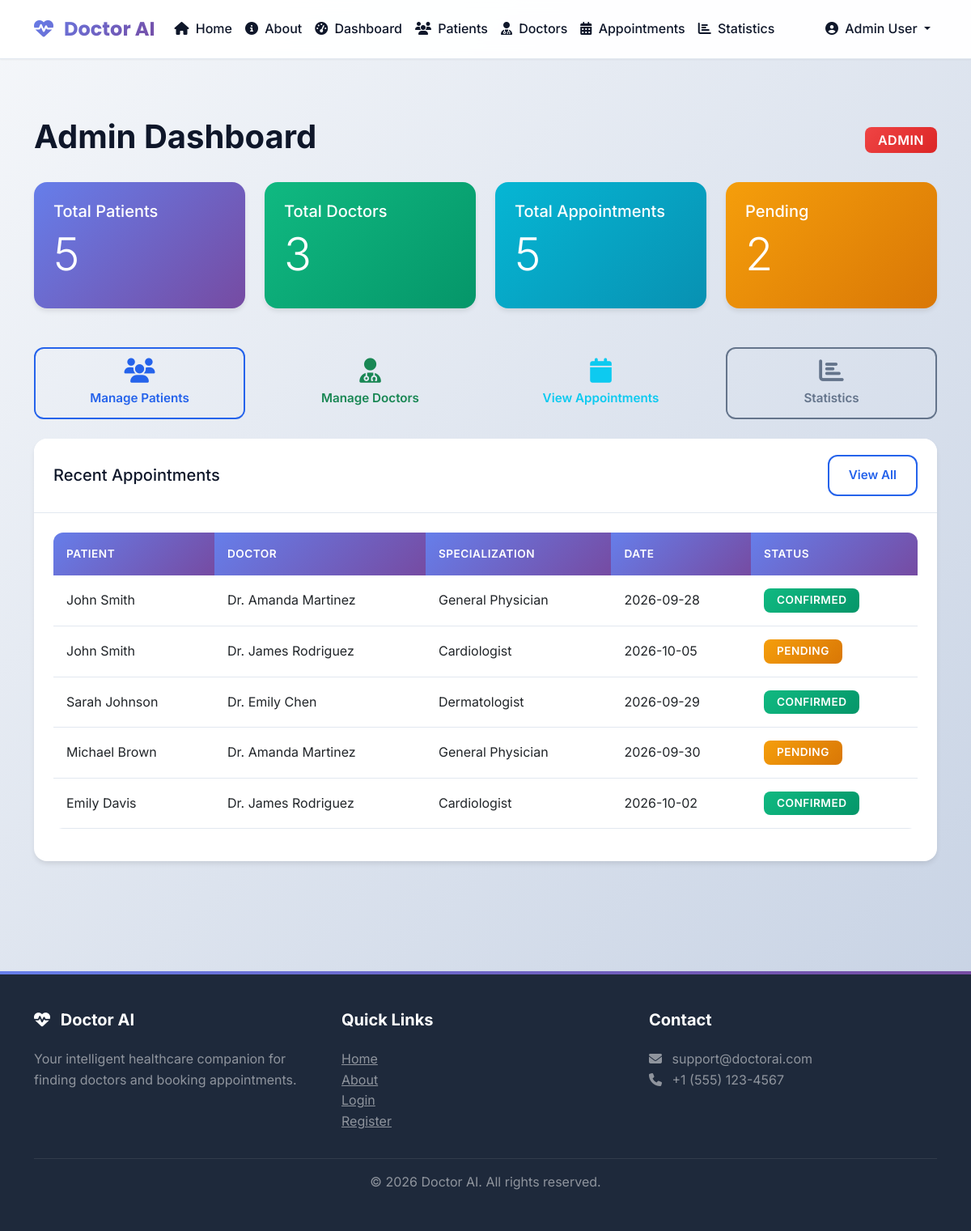
/admin/dashboard (signed in), run on the app's committed database.
### tables this page shows
CREATE TABLE appointments (
            appointment_id INTEGER PRIMARY KEY AUTOINCREMENT,
            patient_id INTEGER NOT NULL,
            doctor_id INTEGER NOT NULL,
            appointment_date DATE NOT NULL,
            appointment_time TEXT NOT NULL,
            reason TEXT,
            status TEXT DEFAULT 'pending' CHECK(status IN ('pending', 'confirmed', 'completed', 'cancelled')),
            created_at TIMESTAMP DEFAULT CURRENT_TIMESTAMP,
            updated_at TIMESTAMP DEFAULT CURRENT_TIMESTAMP,
            FOREIGN KEY (patient_id) REFERENCES patients(patient_id) ON DELETE CASCADE,
            FOREIGN KEY (doctor_id) REFERENCES doctors(doctor_id) ON DELETE CASCADE
        );

CREATE TABLE users (
            user_id INTEGER PRIMARY KEY AUTOINCREMENT,
            name TEXT NOT NULL,
            email TEXT UNIQUE NOT NULL,
            password_hash TEXT NOT NULL,
            role TEXT NOT NULL CHECK(role IN ('patient', 'doctor', 'admin')),
            phone TEXT,
            created_at TIMESTAMP DEFAULT CURRENT_TIMESTAMP
        );

CREATE TABLE doctors (
            doctor_id INTEGER PRIMARY KEY AUTOINCREMENT,
            user_id INTEGER UNIQUE NOT NULL,
            specialization TEXT NOT NULL,
            qualification TEXT,
            experience INTEGER,
            hospital TEXT,
            location TEXT,
            consultation_fee REAL,
            bio TEXT,
            is_verified BOOLEAN DEFAULT 0,
            FOREIGN KEY (user_id) REFERENCES users(user_id) ON DELETE CASCADE
        );

### routes/admin.py (the view)
@bp.route('/dashboard')
@login_required
def dashboard():
    connection = None
    stats = {}
    recent_appointments = []
    try:
        connection = get_db_connection()
        cursor = get_dict_cursor(connection)
        cursor.execute("SELECT COUNT(*) as total FROM users WHERE role = 'patient'")
        stats['total_patients'] = cursor.fetchone()['total']
        cursor.execute("SELECT COUNT(*) as total FROM users WHERE role = 'doctor'")
        stats['total_doctors'] = cursor.fetchone()['total']
        cursor.execute("SELECT COUNT(*) as total FROM appointments")
        stats['total_appointments'] = cursor.fetchone()['total']
        cursor.execute("SELECT COUNT(*) as total FROM appointments WHERE status = 'pending'")
        stats['pending_appointments'] = cursor.fetchone()['total']
        cursor.execute("SELECT COUNT(*) as total FROM appointments WHERE status = 'completed'")
        stats['completed_appointments'] = cursor.fetchone()['total']
        cursor.execute("""
            SELECT a.*, up.name as patient_name, ud.name as doctor_name, d.specialization
            FROM appointments a
            JOIN patients p ON a.patient_id = p.patient_id
            JOIN doctors d ON a.doctor_id = d.doctor_id
            JOIN users up ON p.user_id = up.user_id
            JOIN users ud ON d.user_id = ud.user_id
            ORDER BY a.created_at DESC
            LIMIT 10
        """)
        recent_appointments = cursor.fetchall()
    except Exception as e:
        flash(f'Error loading dashboard: {str(e)}', 'error')
    finally:
        if connection:
            close_db_connection(connection)
    return render_template('admin_dashboard.html',
                         stats=stats,
                         recent_appointments=recent_appointments)

### database.py (called while the page is built, shortened)
def get_db_connection():
    try:
        if Config.DB_TYPE == 'sqlite' or not MYSQL_AVAILABLE:
            connection = sqlite3.connect(Config.DB_PATH)
            connection.row_factory = sqlite3.Row  # This makes rows behave like dictionaries
            return connection
    except Exception as e:
        print(f"Error connecting to database: {e}")
        raise Exception("Database connection failed. Please check your database configuration.")

def get_dict_cursor(connection):
    if Config.DB_TYPE == 'sqlite' or not MYSQL_AVAILABLE:
        return connection.cursor()
    else:
        return connection.cursor(dictionary=True)

def close_db_connection(connection):
    try:
        if Config.DB_TYPE == 'sqlite' or not MYSQL_AVAILABLE:
            if connection:
                connection.close()
        else:
            if connection and connection.is_connected():
                connection.close()
    except:
        pass

### routes/admin.py (called while the page is built)
def login_required(f):
    @wraps(f)
    def decorated_function(*args, **kwargs):
        if 'user_id' not in session:
            flash('Please login to access this page', 'error')
            return redirect(url_for('auth.login'))
        if session.get('role') != 'admin':
            flash('Access denied. Admin access only.', 'error')
            return redirect(url_for('auth.login'))
        return f(*args, **kwargs)
    return decorated_function

### templates/admin_dashboard.html (shortened to what this page needs)
{% extends "base.html" %}
{% block content %}
<div class="container py-5">
    <div class="row">
        <div class="col-lg-12">
            <div class="d-flex justify-content-between align-items-center mb-4">
                <h1 class="fw-bold">Admin Dashboard</h1>
                <span class="badge bg-danger fs-6">Admin</span>
            </div>
            <div class="row g-4 mb-4">
                <div class="col-md-3">
                    <div class="card bg-primary text-white">
                        <div class="card-body">
                            <h5 class="card-title">Total Patients</h5>
                            <h2 class="display-4">{{ stats.total_patients }}</h2>
                        </div>
                    </div>
                </div>
                <div class="col-md-3">
                    <div class="card bg-success text-white">
                        <div class="card-body">
                            <h5 class="card-title">Total Doctors</h5>
                            <h2 class="display-4">{{ stats.total_doctors }}</h2>
                        </div>
                    </div>
                </div>
                <div class="col-md-3">
                    <div class="card bg-info text-white">
                        <div class="card-body">
                            <h5 class="card-title">Total Appointments</h5>
                            <h2 class="display-4">{{ stats.total_appointments }}</h2>
                        </div>
                    </div>
                </div>
                <div class="col-md-3">
                    <div class="card bg-warning text-white">
                        <div class="card-body">
                            <h5 class="card-title">Pending</h5>
                            <h2 class="display-4">{{ stats.pending_appointments }}</h2>
                        </div>
                    </div>
                </div>
            </div>
            <div class="row g-4 mb-4">
                <div class="col-md-3">
                    <a href="{{ url_for('admin.patients') }}" class="btn btn-outline-primary w-100 h-100 d-flex flex-column justify-content-center align-items-center">
                        <i class="fas fa-users fa-2x mb-2"></i>
                        <span>Manage Patients</span>
                    </a>
                </div>
                <div class="col-md-3">
                    <a href="{{ url_for('admin.doctors') }}" class="btn btn-outline-success w-100 h-100 d-flex flex-column justify-content-center align-items-center">
                        <i class="fas fa-user-md fa-2x mb-2"></i>
                        <span>Manage Doctors</span>
                    </a>
                </div>
                <div class="col-md-3">
                    <a href="{{ url_for('admin.appointments') }}" class="btn btn-outline-info w-100 h-100 d-flex flex-column justify-content-center align-items-center">
                        <i class="fas fa-calendar fa-2x mb-2"></i>
                        <span>View Appointments</span>
                    </a>
                </div>
                <div class="col-md-3">
                    <a href="{{ url_for('admin.statistics') }}" class="btn btn-outline-secondary w-100 h-100 d-flex flex-column justify-content-center align-items-center">
                        <i class="fas fa-chart-bar fa-2x mb-2"></i>
                        <span>Statistics</span>
                    </a>
                </div>
            </div>
            <div class="card">
                <div class="card-header d-flex justify-content-between align-items-center">
                    <h5 class="mb-0">Recent Appointments</h5>
                    <a href="{{ url_for('admin.appointments') }}" class="btn btn-sm btn-outline-primary">View All</a>
                </div>
                <div class="card-body">
                    {% if recent_appointments %}
                    <div class="table-responsive">
                        <table class="table table-hover">
                            <thead>
                                <tr>
                                    <th>Patient</th>
                                    <th>Doctor</th>
                                    <th>Specialization</th>
                                    <th>Date</th>
                                    <th>Status</th>
                                </tr>
                            </thead>
                            <tbody>
                                {% for appointment in recent_appointments %}
                                <tr>
                                    <td>{{ appointment.patient_name }}</td>
                                    <td>{{ appointment.doctor_name }}</td>
                                    <td>{{ appointment.specialization }}</td>
                                    <td>{{ appointment.appointment_date|format_date }}</td>
                                    <td>
                                        <span class="badge bg-{% if appointment.status == 'confirmed' %}success{% elif appointment.status == 'pending' %}warning{% elif appointment.status == 'completed' %}info{% else %}danger{% endif %}">
                                            {{ appointment.status|capitalize }}
                                        </span>
                                    </td>
                                </tr>
                                {% endfor %}
                            </tbody>
                        </table>
                    </div>
                    {% else %}
                    <div class="text-center py-4">
                        <p class="text-muted">No recent appointments</p>
                    </div>
                    {% endif %}
                </div>
            </div>
        </div>
    </div>
</div>
{% endblock %}

### static/css/style.css (style rules this page uses)
:root { --primary-color: #2563eb; --primary-dark: #1e40af; --primary-light: #3b82f6; --secondary-color: #10b981; --accent-color: #8b5cf6; --success-color: #10b981; --warning-color: #f59e0b; --danger-color: #ef4444; --info-color: #06b6d4; --dark-color: #1e293b; --light-color: #f8fafc; --border-color: #e2e8f0; --text-primary: #0f172a; --text-secondary: #64748b; --shadow-sm: 0 1px 2px 0 rgba(0, 0, 0, 0.05); --shadow-md: 0 4px 6px -1px rgba(0, 0, 0, 0.1); --shadow-lg: 0 10px 15px -3px rgba(0, 0, 0, 0.1); --shadow-xl: 0 20px 25px -5px rgba(0, 0, 0, 0.1); --gradient-primary: linear-gradient(135deg, #667eea 0%, #764ba2 100%); --gradient-secondary: linear-gradient(135deg, #10b981 0%, #059669 100%); --gradient-accent: linear-gradient(135deg, #8b5cf6 0%, #6366f1 100%); --gradient-success: linear-gradient(135deg, #10b981 0%, #059669 100%); --gradient-info: linear-gradient(135deg, #06b6d4 0%, #0891b2 100%); --gradient-warning: linear-gradient(135deg, #f59e0b 0%, #d97706 100%); --gradient-danger: linear-gradient(135deg, #ef4444 0%, #dc2626 100%); }
* { margin: 0; padding: 0; box-sizing: border-box; }
body { font-family: 'Inter', -apple-system, BlinkMacSystemFont, 'Segoe UI', Roboto, sans-serif; background: linear-gradient(135deg, #f5f7fa 0%, #c3cfe2 100%); background-attachment: fixed; color: var(--text-primary); line-height: 1.6; min-height: 100vh; }
.card { border: none; border-radius: 16px; box-shadow: var(--shadow-md); margin-bottom: 1.5rem; background: white; transition: all 0.3s ease; overflow: hidden; }
.card-header { background: white; border-bottom: 1px solid var(--border-color); border-radius: 16px 16px 0 0 !important; padding: 1.25rem 1.5rem; font-weight: 600; color: var(--text-primary); }
.card-body { padding: 1.5rem; }
.btn { border-radius: 12px; padding: 0.75rem 1.5rem; font-weight: 600; font-size: 0.95rem; transition: all 0.3s cubic-bezier(0.4, 0, 0.2, 1); border: none; position: relative; overflow: hidden; }
.btn::before { content: ''; position: absolute; top: 50%; left: 50%; width: 0; height: 0; border-radius: 50%; background: rgba(255, 255, 255, 0.3); transform: translate(-50%, -50%); transition: width 0.6s, height 0.6s; }
.btn-outline-primary { background: transparent; border: 2px solid var(--primary-color); color: var(--primary-color); }
.btn-outline-secondary { background: transparent; border: 2px solid var(--text-secondary); color: var(--text-secondary); }
.table { border-radius: 12px; overflow: hidden; }
.table thead th { background: var(--gradient-primary); color: white; font-weight: 600; border: none; padding: 1rem; text-transform: uppercase; font-size: 0.85rem; letter-spacing: 0.5px; }
.table tbody tr { transition: all 0.3s ease; }
.table td { padding: 1rem; vertical-align: middle; border-color: var(--border-color); }
.badge { padding: 0.5rem 1rem; font-weight: 600; font-size: 0.85rem; border-radius: 8px; text-transform: uppercase; letter-spacing: 0.5px; }
.bg-primary { background: var(--gradient-primary) !important; }
.bg-success { background: var(--gradient-success) !important; }
.bg-info { background: var(--gradient-info) !important; }
.bg-warning { background: var(--gradient-warning) !important; }
.bg-danger { background: var(--gradient-danger) !important; }
* { transition: background-color 0.3s ease, border-color 0.3s ease, color 0.3s ease; }

### data on the page
appointments: patient_name "John Smith", doctor_name "Dr. Amanda Martinez", specialization "General Physician", appointment_date "2026-09-28", status "CONFIRMED"
appointments: patient_name "John Smith", doctor_name "Dr. James Rodriguez", specialization "Cardiologist", appointment_date "2026-10-05", status "PENDING"
appointments: patient_name "Sarah Johnson", doctor_name "Dr. Emily Chen", specialization "Dermatologist", appointment_date "2026-09-29", status "CONFIRMED"
appointments: patient_name "Michael Brown", doctor_name "Dr. Amanda Martinez", specialization "General Physician", appointment_date "2026-09-30", status "PENDING"
appointments: patient_name "Emily Davis", doctor_name "Dr. James Rodriguez", specialization "Cardiologist", appointment_date "2026-10-02", status "CONFIRMED"

### other printed values
{{ session.get('name', 'User') }} "Admin User"
{{ stats.total_patients }} "5"
{{ stats.total_doctors }} "3"
{{ stats.total_appointments }} "5"
{{ stats.pending_appointments }} "2"
